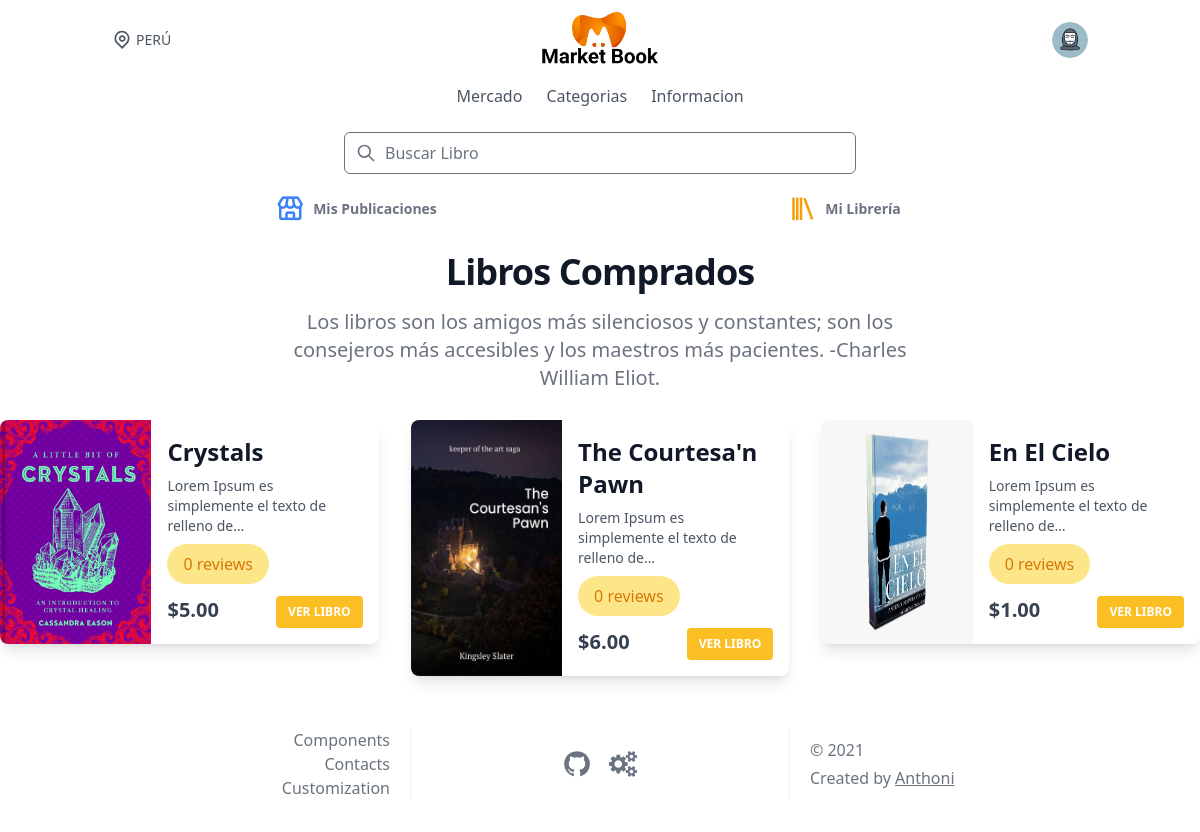
Page /library/anthoni/ (signed in) on the committed database.
### accounts/models.py (models this page shows, shortened)
class User(AbstractUser):
    stripe_customer_id=models.CharField(max_length=50,null=True, blank=True)
    photo=models.ImageField(default='users/user_default_bg.png',upload_to=user_directory_path_profile)
    created=models.DateTimeField(auto_now_add=True)
    verifield=models.CharField(max_length=10,choices=VERIFICATION_OPTIONS,default='unverified')
    coins  =models.DecimalField(max_digits=19,decimal_places=2,default=0,blank=False)
    date_created =models.DateField(auto_now_add=True)

### marketplace/models.py (models this page shows, shortened)
class Product(models.Model):
    user = models.ForeignKey(
        User, on_delete=models.CASCADE, related_name='products')
    name = models.CharField(max_length=100)
    description = models.TextField()
    thumbnail = models.ImageField(
        blank=True, null=True, upload_to=marketplace_directory_path)
    slug = models.SlugField(unique=True)
    content_url = models.URLField(blank=True, null=True)
    content_file = models.FileField(blank=True, null=True)
    active = models.BooleanField(default=False)
    price = models.PositiveIntegerField(default=100)
    category = models.ManyToManyField(Categories)
    created = models.DateTimeField(auto_now_add=True)
    def price_display(self):
        return "{0:.2f}".format(self.price/100)
    @property
    def get_prom_rate(self):
        if self.reviews_set.all().count() > 0:
            dic= self.reviews_set.aggregate(Avg('rate')).values()
            for i in dic: prom_rate=i
            return range((round(prom_rate)))
        else:
            return None

### core/views.py (the view)
# urls.py: path('library/<username>/',UserLibraryView.as_view(),name="library"),
class UserLibraryView(LoginRequiredMixin,View):
    def get(self, request,username, *args, **kwargs):
        user=get_object_or_404(User,username=username)
        userlibrary=UserLibraty.objects.get(user=user)
        context={
            'userlibrary':userlibrary
        }
        return render(request, 'pages/products/library.html', context)

### templates/pages/products/library.html (shortened to what this page needs)
{% extends 'base.html' %}
{% load static %}
{% block content %}
{% block navbar %}
{% include 'components/navbar.html' %}
{% endblock navbar %}
<div class="relative bg-white md:py-5">
  <div class="absolute inset-0">
    <div class="bg-white h-1/3 sm:h-2/3"></div>
  </div>
  <div class="relative max-w-7xl mx-auto">
    <div class="text-center">
      <h2 class="text-3xl tracking-tight font-extrabold text-gray-900 sm:text-4xl">
        Libros Comprados
      </h2>
      <p class="mt-3 max-w-2xl mx-auto text-xl text-gray-500 sm:mt-4">
       Los libros son los amigos más silenciosos y constantes; son los consejeros más accesibles y los maestros más pacientes. -Charles William Eliot.
      </p>
    </div>
            <div class="flex flex-wrap -m-4 mt-3">
      {% for product in userlibrary.products.all %}
              <div class="lg:w-1/3 md:w-1/2 p-4 w-full">
                <div class="flex max-w-md bg-white shadow-lg rounded-lg overflow-hidden">
                  <div class="w-2/5 bg-cover bg-landscape">
                    <a href="{% url 'product-detail' product.slug %}" class="focus-visible:outline-none">
                      <img src="{{product.thumbnail.url}}" alt="{{product.name}}" class=" w-full h-full block">
                    </a>
                  </div>
                  <div class="w-3/5 p-4">
                    <a href="{% url 'product-detail' product.slug %}"
                      class="focus-visible:outline-none text-gray-900 font-bold text-2xl">
                      {{product.name}}
                    </a>
                    <p class="mt-2 text-gray-600 text-sm">
                      {{product.description|truncatechars:50}}
                    </p>
                    <div class="flex item-center mt-2">
                      {% if product.get_prom_rate %}
                      {% for start in product.get_prom_rate %}
                      <svg xmlns="http://www.w3.org/2000/svg" width="20" height="20" viewBox="0 0 24 24"
                        style="fill: rgb(63, 62, 62);transform: ;msFilter:;">
                        <path
                          d="M21.947 9.179a1.001 1.001 0 0 0-.868-.676l-5.701-.453-2.467-5.461a.998.998 0 0 0-1.822-.001L8.622 8.05l-5.701.453a1 1 0 0 0-.619 1.713l4.213 4.107-1.49 6.452a1 1 0 0 0 1.53 1.057L12 18.202l5.445 3.63a1.001 1.001 0 0 0 1.517-1.106l-1.829-6.4 4.536-4.082c.297-.268.406-.686.278-1.065z">
                        </path>
                      </svg>
                      {% endfor %}
                      {% for start in product.get_missing_start %}
                      <svg xmlns="http://www.w3.org/2000/svg" width="20" height="20" viewBox="0 0 24 24"
                        style="fill: rgb(63, 62, 62);transform: ;msFilter:;">
                        <path
                          d="m6.516 14.323-1.49 6.452a.998.998 0 0 0 1.529 1.057L12 18.202l5.445 3.63a1.001 1.001 0 0 0 1.517-1.106l-1.829-6.4 4.536-4.082a1 1 0 0 0-.59-1.74l-5.701-.454-2.467-5.461a.998.998 0 0 0-1.822 0L8.622 8.05l-5.701.453a1 1 0 0 0-.619 1.713l4.214 4.107zm2.853-4.326a.998.998 0 0 0 .832-.586L12 5.43l1.799 3.981a.998.998 0 0 0 .832.586l3.972.315-3.271 2.944c-.284.256-.397.65-.293 1.018l1.253 4.385-3.736-2.491a.995.995 0 0 0-1.109 0l-3.904 2.603 1.05-4.546a1 1 0 0 0-.276-.94l-3.038-2.962 4.09-.326z">
                        </path>
                      </svg>
                      {% endfor %}
                      <div class="px-6 flex items-center justify-center">
                        <span class="text-lg">{{product.get_reviws_count}}</span>
                        <svg xmlns="http://www.w3.org/2000/svg" width="24" height="24" viewBox="0 0 24 24"
                          style="fill: rgb(63, 62, 62);transform: ;msFilter:;">
                          <path
                            d="M16 14h.5c.827 0 1.5-.673 1.5-1.5v-9c0-.827-.673-1.5-1.5-1.5h-13C2.673 2 2 2.673 2 3.5V18l5.333-4H16zm-9.333-2L4 14V4h12v8H6.667z">
                          </path>
                          <path
                            d="M20.5 8H20v6.001c0 1.1-.893 1.993-1.99 1.999H8v.5c0 .827.673 1.5 1.5 1.5h7.167L22 22V9.5c0-.827-.673-1.5-1.5-1.5z">
                          </path>
                        </svg>
                      </div>
                      {% else %}
                      <span class="px-4 py-2  text-base rounded-full text-yellow-600  bg-yellow-200 ">
                        0 reviews
                      </span>
                      {% endif %}
                    </div>
                    <div class="flex item-center justify-between mt-3">
                      <h1 class="text-gray-700 font-bold text-xl">
                        ${{product.price_display}}
                      </h1>
                      <a href="{% url 'product-detail' product.slug %}"
                        class="focus-visible:outline-none px-3 py-2 bg-yellow-400 text-white  text-xs font-bold uppercase rounded">
                        Ver Libro
                      </a>
                    </div>
                  </div>
                </div>
              </div>
              {% endfor %}
    </div>
  </div>
</div>
{% endblock content %}
{% block footer %}
{% include 'components/footer.html' %}
{% endblock footer %}

### templates/components/navbar.html (shortened to what this page needs)
{% load static %}
{% url 'home' as home %}
<header>
  <div class="container mx-auto px-6 py-3">
    <div class="flex  items-center justify-between">
      <div class="hidden w-full text-gray-600 md:flex md:items-center">
        <span class="mx-1 text-sm">PERÚ</span>
      </div>
      <div class="w-full flex justify-center">
        <a href="{% url 'home' %} " class="flex justify-center">
          <img class="md:h-14 w-auto h-10 l" src="{% static 'images/logo.png' %}" alt="">
        </a>
      </div>
      <div class="flex items-center justify-end w-full">
        {% if user.is_authenticated %}
        <button @click="cartOpen = !cartOpen" class="text-gray-600 focus:outline-none mx-4 sm:mx-0">
          <div class="w-9 h-9 rounded-full overflow-hidden ">
            <img src="{{user.photo.url}}" alt="" class="w-full h-full object-cover ">
          </div>
        </button>
        {% endif %}
      </div>
    </div>
    <nav :class="isOpen ? '' : 'hidden'" class="sm:flex sm:justify-center sm:items-center mt-4">
      <div class="flex flex-col sm:flex-row">
        <a class="mt-3 text-gray-600 hover:underline sm:mx-3 sm:mt-0" href=" {% url 'home' %}">Mercado</a>
        <a class="mt-3 text-gray-600 hover:underline sm:mx-3 sm:mt-0"
          href="{% url 'marketplace:category' %} ">Categorias</a>
        <a class="mt-3 text-gray-600 hover:underline sm:mx-3 sm:mt-0" href="#">Informacion</a>
      </div>
    </nav>
    <div class="relative mt-6 max-w-lg mx-auto">
      <span class="absolute inset-y-0 left-0 pl-3 flex items-center">
        <svg class="h-5 w-5 text-gray-500" viewBox="0 0 24 24" fill="none">
          <path
            d="M21 21L15 15M17 10C17 13.866 13.866 17 10 17C6.13401 17 3 13.866 3 10C3 6.13401 6.13401 3 10 3C13.866 3 17 6.13401 17 10Z"
            stroke="currentColor" stroke-width="2" stroke-linecap="round" stroke-linejoin="round" />
        </svg>
      </span>
      <input
        class="w-full border rounded-md pl-10 pr-4 py-2 focus:border-blue-500 focus:outline-none focus:shadow-outline"
        type="text" placeholder="Buscar Libro">
    </div>
  </div>
</header>
{% if user.is_authenticated %}
<div class=" flex container mx-auto px-6">
  <a href="{% url 'product-list' %}"
    class="w-1/2 flex space-x-2 justify-center items-center hover:bg-gray-100 dark:hover:bg-dark-third text-xl sm:text-3xl py-2 rounded-lg cursor-pointer text-blue-500">
    <i class='bx bx-store'></i>
    <span class="text-xs sm:text-sm font-semibold text-gray-500 dark:text-dark-txt">Mis Publicaciones</span>
  </a>
  <a href="{% url 'library' user.username %}"
    class="w-1/2 flex space-x-2 justify-center items-center hover:bg-gray-100 dark:hover:bg-dark-third text-xl sm:text-3xl py-2 rounded-lg cursor-pointer text-yellow-500">
    <i class='bx bx-library'></i>
    <span class="text-xs sm:text-sm font-semibold text-gray-500 dark:text-dark-txt">Mi Librería</span>
  </a>
</div>
{% endif %}

### rows in the picture
User: photo (placeholder picture)
Product: thumbnail (picture), name "Crystals", description "Lorem Ipsum es simplemente el texto de relleno de…", shows "0 reviews", price_display "5.00"
Product: thumbnail (picture), name "The Courtesa'n Pawn", description "Lorem Ipsum es simplemente el texto de relleno de…", shows "0 reviews", price_display "6.00"
Product: thumbnail (picture), name "En El Cielo", description "Lorem Ipsum es simplemente el texto de relleno de…", shows "0 reviews", price_display "1.00"
